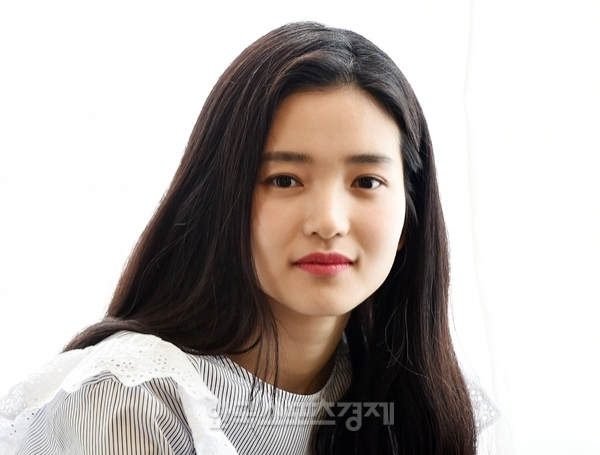
#> input picture class01/homework/KwonGangHyeon/hw2_Day07_openCV/data/kimtaelee.jpg, 600 x 455 px
$ python basic_operation3.py
#> lines starting #> are read from the running program, lines starting #| are printed output that depends on the picture
import numpy as np
import cv2

""" < 원본 실습 코드 >

img = cv2.imread("data/my_input.jpg")

cropped = img[50:450, 100:400] # 부분행렬 도출

resized = cv2.resize(cropped, (400, 200))

cv2.imshow("Original image", img)
cv2.imshow("cropped image", cropped)
cv2.imshow("resized cropped image", resized)

cv2.waitKey(0)
cv2.destroyAllWindows()

"""

# 퀴즈 적용 코드

img = cv2.imread("data/kimtaelee.jpg")
#> img is the input picture: shape (455, 600, 3); mean B, G, R 176, 179.8, 187
print(img.shape)
#| (455, 600, 3)

cropped = img[30:350, 210:450] # 김태리의 얼굴영역 부분행렬 도출
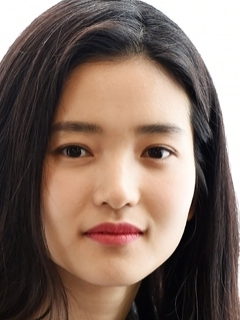
#> cropped: shape (320, 240, 3); mean B, G, R 98.4, 109, 129.4
resized = cv2.resize(img, (int(img.shape[0] * 1.5), int(img.shape[1] * 1.5)))
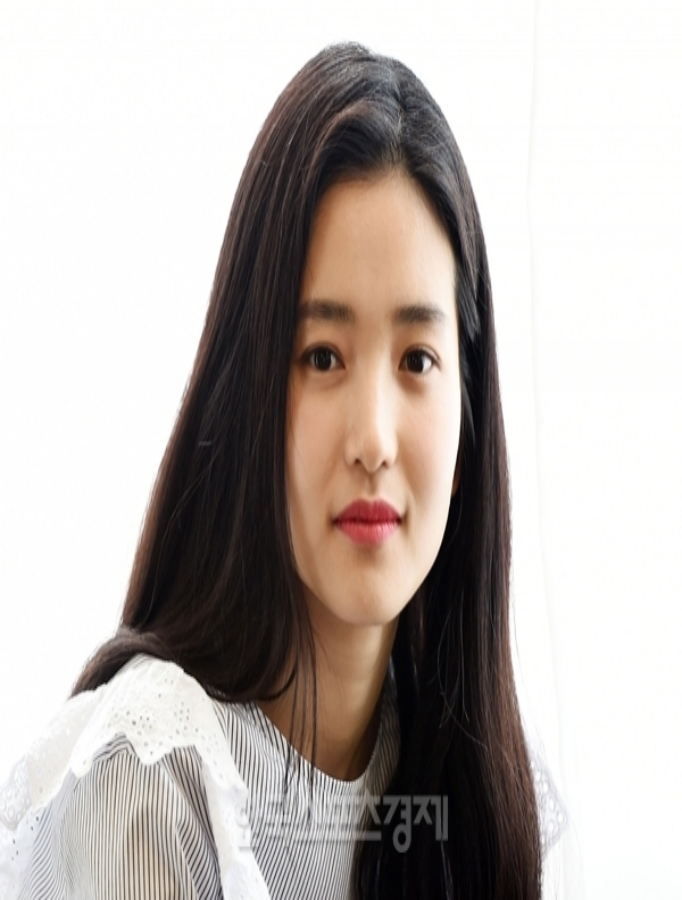
#> resized: shape (900, 682, 3); mean B, G, R 175.9, 179.7, 186.9
img90 = cv2.rotate(img, cv2.ROTATE_90_CLOCKWISE)
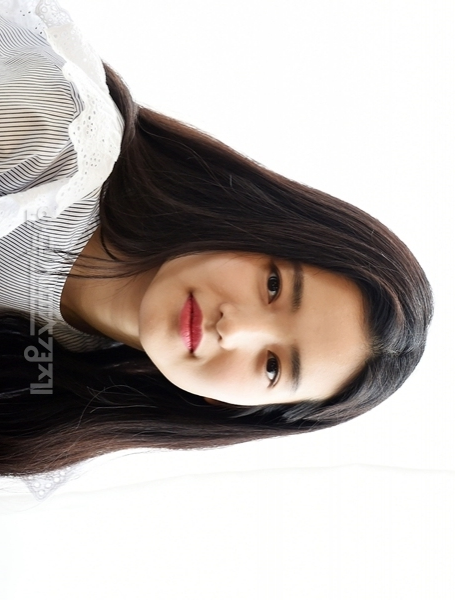
#> img90: shape (600, 455, 3); mean B, G, R 176, 179.8, 187

cv2.imshow("Original image", img)
cv2.imshow("cropped image", cropped)
cv2.imshow("resized cropped image", resized)
cv2.imshow("90rotate image", img90)

cv2.waitKey(0)
cv2.destroyAllWindows()

$ run again, with class01/homework/KwonGangHyeon/hw2_Day07_openCV/data/cheeseman.jpg copied over class01/homework/KwonGangHyeon/hw2_Day07_openCV/data/kimtaelee.jpg
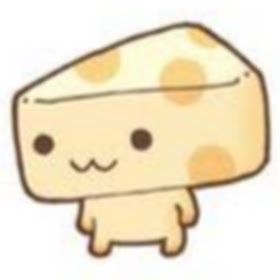
#> input picture class01/homework/KwonGangHyeon/hw2_Day07_openCV/data/cheeseman.jpg, 280 x 280 px
#> img is the input picture: shape (280, 280, 3); mean B, G, R 202.9, 227.4, 239.1
#| (280, 280, 3)
#> `cropped = img[30:350, 210:450]`:
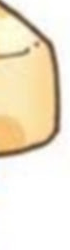
#> cropped: shape (250, 70, 3); mean B, G, R 208.8, 230.1, 240.9
#> `img90 = cv2.rotate(img, cv2.ROTATE_90_CLOCKWISE)`:
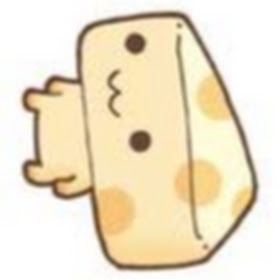
#> img90: shape (280, 280, 3); mean B, G, R 202.9, 227.4, 239.1

$ run again, with class01/homework/KwonGangHyeon/hw2_Day07_openCV/data/my_input.jpg copied over class01/homework/KwonGangHyeon/hw2_Day07_openCV/data/kimtaelee.jpg
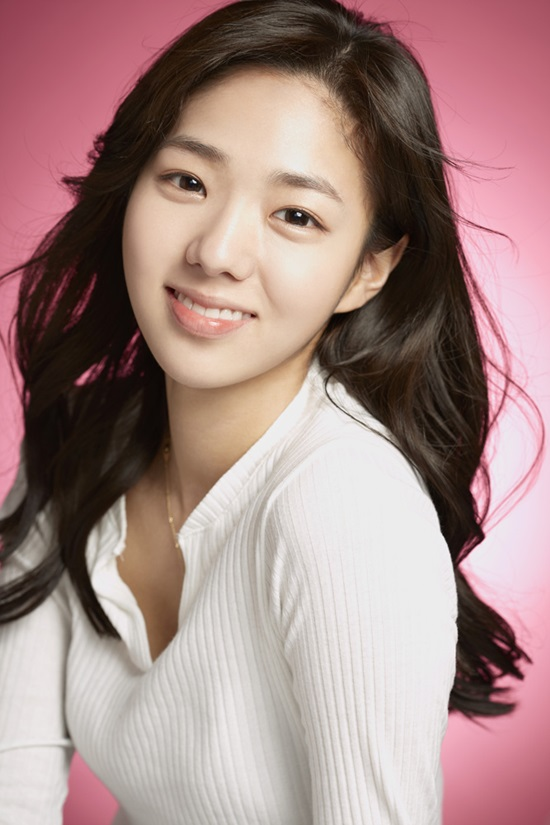
#> input picture class01/homework/KwonGangHyeon/hw2_Day07_openCV/data/my_input.jpg, 550 x 825 px
#> img is the input picture: shape (825, 550, 3); mean B, G, R 133.9, 136.6, 165.2
#| (825, 550, 3)
#> `resized = cv2.resize(img, (int(img.shape[0] * 1.5), int(img.shape[1] *..`:
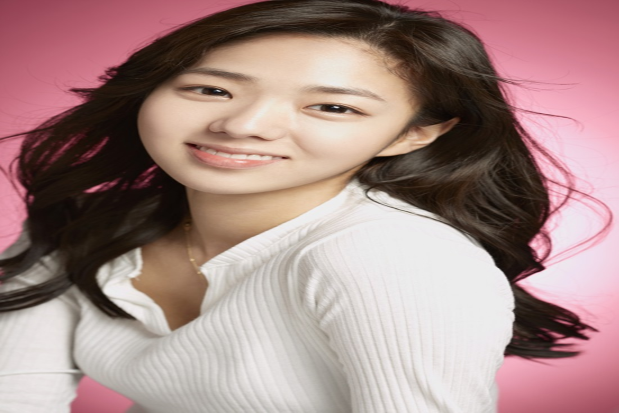
#> resized: shape (825, 1237, 3) (shown at 1/2 size); mean B, G, R 133.9, 136.6, 165.2
#> `img90 = cv2.rotate(img, cv2.ROTATE_90_CLOCKWISE)`:
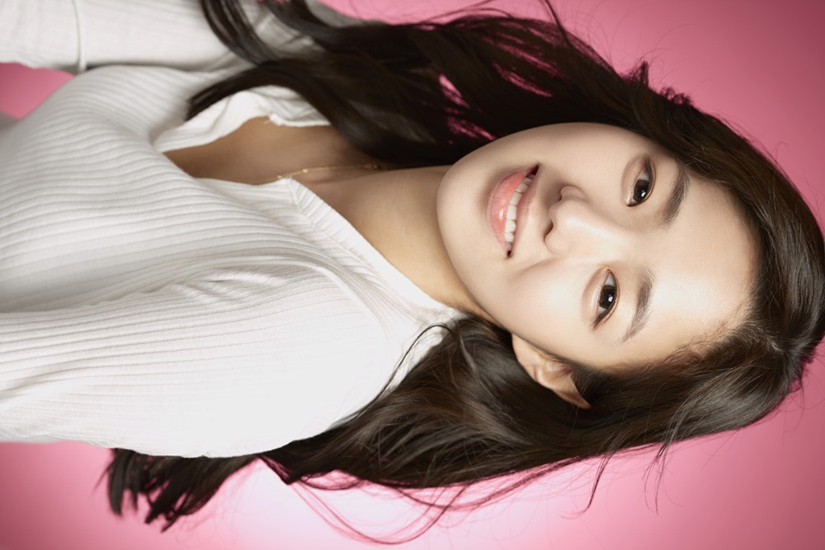
#> img90: shape (550, 825, 3); mean B, G, R 133.9, 136.6, 165.2

$ run again, with class01/homework/KwonGangHyeon/hw2_Day07_openCV/data/strawberry.jpg copied over class01/homework/KwonGangHyeon/hw2_Day07_openCV/data/kimtaelee.jpg
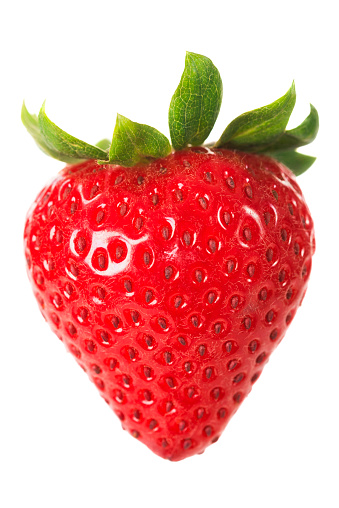
#> input picture class01/homework/KwonGangHyeon/hw2_Day07_openCV/data/strawberry.jpg, 339 x 508 px
#> img is the input picture: shape (508, 339, 3); mean B, G, R 161.7, 166.9, 234.2
#| (508, 339, 3)
#> `cropped = img[30:350, 210:450]`:
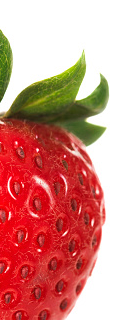
#> cropped: shape (320, 129, 3); mean B, G, R 136, 144.1, 213.4
#> `img90 = cv2.rotate(img, cv2.ROTATE_90_CLOCKWISE)`:
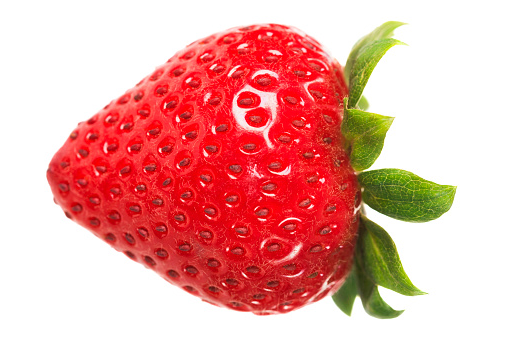
#> img90: shape (339, 508, 3); mean B, G, R 161.7, 166.9, 234.2
